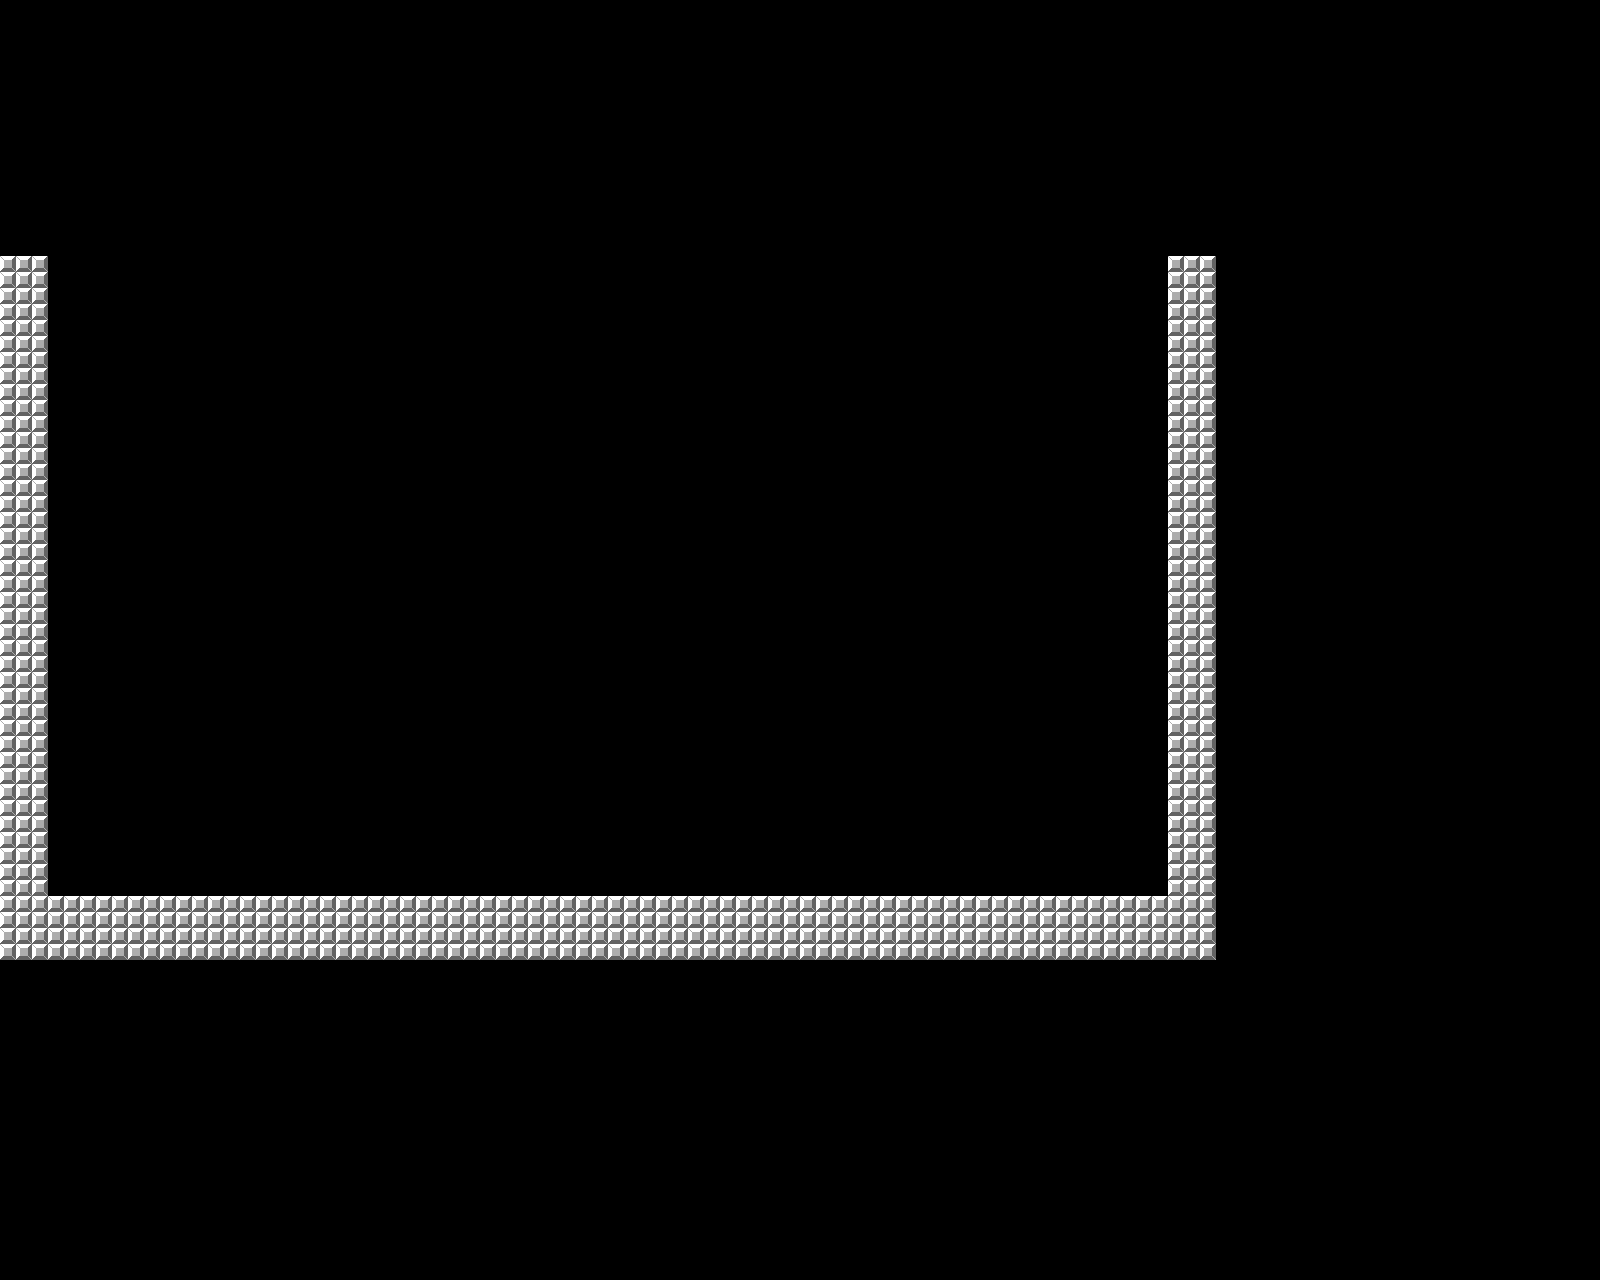

A 2D game scene composited from a Tiled map and its tileset images. What follows is a short description and the map's XML, with each tile layer's data collapsed to a summary:
An orthogonal 100x80 tile map with 16x16 px tiles, 2 tile layers (Tile Layer 1, Tile Layer 2) and 3 objects (3x object).

<map version="1.0" orientation="orthogonal" width="100" height="80" tilewidth="16" tileheight="16" backgroundcolor="#151680">
 <tileset firstgid="1" name="marioTiles" tilewidth="16" tileheight="16">
  <image source="mariotles.png" trans="ff00ff" width="464" height="448" />
 </tileset>
 <layer name="Tile Layer 1" width="100" height="80">
  <data>[8000 cells, 8000 non-empty, 1 distinct tile ids]</data>
 </layer>
 <layer name="Tile Layer 2" width="100" height="80">
  <data>[8000 cells, 8000 non-empty, 2 distinct tile ids]</data>
 </layer>
 <objectgroup name="Object Layer 2" width="100" height="80">
  <object type="object" x="0" y="896" width="1216" height="64" />
  <object type="object" x="0" y="256" width="48" height="640">
   <properties>
    <property name="bodyType" value="StaticBody" />
   </properties>
  </object>
  <object type="object" x="1168" y="256" width="48" height="640" />
 </objectgroup>
</map>
